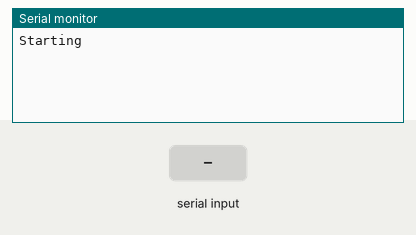
Simulated run of this sketch. Board: Arduino Mega 2560, built with avr-gcc and run on an emulated ATmega2560. Shown: the last lines printed to the serial monitor. The test bench sets the inputs (shaded band).

Above: at 1.3 s.
1.4 s: "1" received over the second serial link
At 3.3 s:
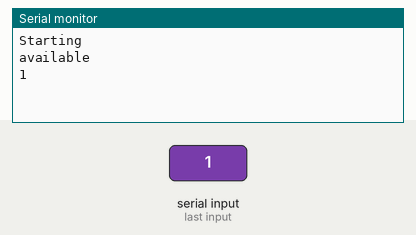
3.6 s: "0" received over the second serial link
At 5.1 s:
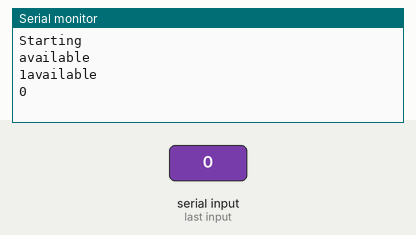

Measured:
- after the input at 1.4 s, the serial monitor: prints a new line after 0.70 s (image 1)
- after the input at 3.6 s, the serial monitor: prints a new line after 0.50 s (image 2)

The sketch:

LeonardoSerialCommunicator.ino
```cpp
/*
  leo_usb2serial
  Allows to use an Arduino Leonardo as an usb to serial converter.
 */


// this pin will output the DTR signal (as set by the pc)
#define DTR_PIN 13

//SimpleSerial commands
#define SET_CALLSIGN 'c'
#define SEND_RAW_PACKET '!'
#define SEND_LOCATION '@'
#define SEND_APRS_MSG '#'
#define SET_LATITUDE "lla"
#define SET_LONGITUDE "llo"
#define SHOW_CONFIG 'H'

static long baud = 9600;
static String callsign = "KI7AFR";

int num = 0;

void setup() {
  //pinMode(DTR_PIN, OUTPUT);
  //digitalWrite(DTR_PIN, LOW);
  Serial.begin(baud);
  Serial.println("Starting");
  Serial2.begin(baud);
  while (!Serial2)
    {
        Serial.println("AAAH");
    }
  Serial2.println('H');
  while (Serial2.available())
  {
    Serial.println("available");
    char c = (char)Serial2.read();
    Serial.write(c);
  }
  setCallSign(callsign);
  delay(100);
}

void loop() {

    // copy from virtual serial line to uart and vice versa
    if (Serial.available()) {
        char c = (char)Serial.read();
        String str = "";
        for (int i = 0; i < 30; i++)
        {
            str += c;
            c = (char) Serial.read();
        }
        Serial2.print(str);
        //digitalWrite(DTR_PIN, HIGH);
        delay(100);
    }
    //Serial.println(num);
    //sendMessage(String(num));
    delay(2000);
    //num++;
    //displaySettings();
    //digitalWrite(DTR_PIN, LOW);
    while (Serial2.available()) {
            Serial.println("available");

        char c = (char)Serial2.read();
        Serial.write(c);
    }
}

void setCallSign(String call)
{
    String str = "";
    str += SET_CALLSIGN;
    str += call;

    Serial2.print(str);
    //Serial2.print(str);

    //digitalWrite(DTR_PIN, HIGH);
}

void displaySettings()
{
   String str = "";
   str += SHOW_CONFIG;

   Serial2.print(str);
   //Serial2.print(str);
   //digitalWrite(DTR_PIN, HIGH);

}

void sendMessage(String message)
{
    String str = "";
    str += SEND_RAW_PACKET;
    //str += SEND_APRS_MSG;
    str += message;

    Serial2.print(str);
    //delay(50);
    //Serial2.print(str);
}

void setLatitude(String latitude)
{
    String str = "";
    str += SET_LATITUDE;
    str += latitude;

    Serial2.print(str);
    //Serial2.print(str);
}

void setLongitude(String longitude)
{
    String str = "";
    str += SET_LONGITUDE;
    str += longitude;

    Serial2.print(str);
    //Serial2.print(str);
}
```
